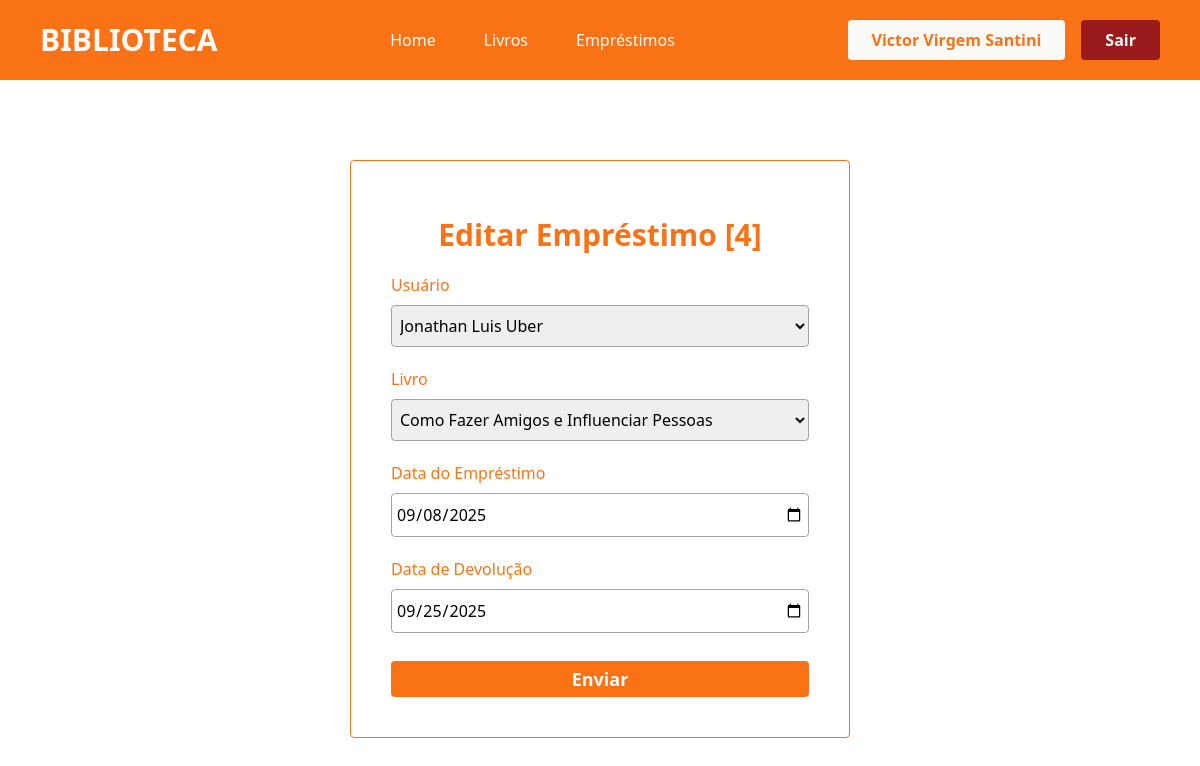
The app's page /emprestimos/editar/4 (signed in), older data.
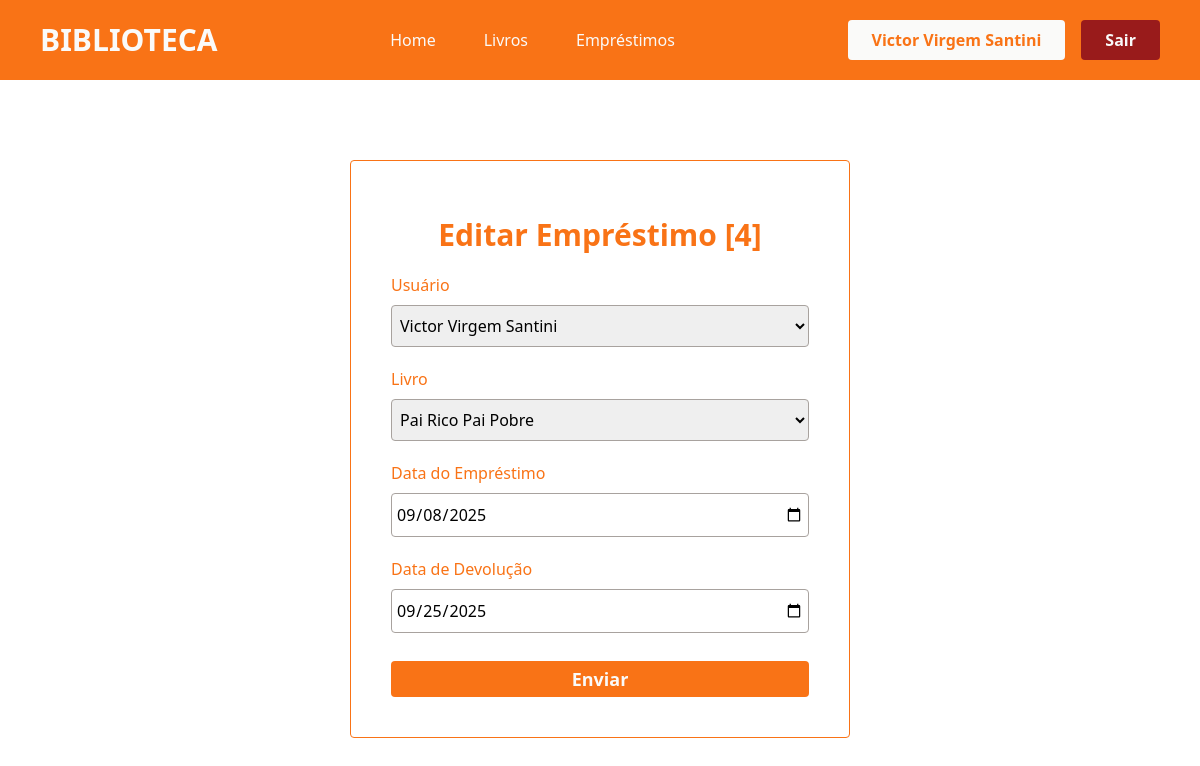
The same page, newer data.
### app/models.py (models this page shows)
class Emprestimo(db.Model):
    id = db.Column(db.Integer, primary_key=True)
    data_emprestimo = db.Column(db.DateTime, default=datetime.now)
    data_devolucao = db.Column(db.DateTime, default=datetime.now)
    user_id = db.Column(db.Integer, db.ForeignKey('user.id', name="fk_emprestimo_user"), nullable=True)
    livro_id = db.Column(db.Integer, db.ForeignKey('livro.id', name="fk_emprestimo_livro"), nullable=True)
    statusEmprestimo = db.Column(db.String(100), nullable=True)

### app/views.py (the view)
@app.route('/emprestimos/editar/<int:id>', methods=['GET', 'POST'])
@login_required
def editar_emprestimo(id):
    emprestimo = Emprestimo.query.get_or_404(id)
    form = EmprestimoForm(obj=emprestimo)
    if form.validate_on_submit():
        form.populate_obj(emprestimo)
        db.session.commit()
        return redirect(url_for('emprestimos'))
    return render_template('editar_emprestimo.html', form=form, emprestimo=emprestimo)

### app/forms.py (shortened to what this page needs)
class EmprestimoForm(FlaskForm):
    data_emprestimo = DateField('Data do Empréstimo', validators=[DataRequired()])
    data_devolucao = DateField('Data de Devolução', validators=[DataRequired()])
    user_id = SelectField('Usuário', coerce=int, validators=[DataRequired()])
    livro_id = SelectField('Livro', coerce=int, validators=[DataRequired()])
    statusEmprestimo = StringField('Status')
    btnSubmit = SubmitField('Enviar')
    def __init__(self, *args, **kwargs):
        super().__init__(*args, **kwargs)
        self.user_id.choices = [(u.id, u.nome) for u in User.query.all()]
        self.livro_id.choices = [(l.id, l.titulo) for l in Livro.query.all()]

### app/models.py (called while the page is built)
@login_manager.user_loader
def load_user(user_id):
    return User.query.get(user_id)

### app/templates/editar_emprestimo.html (shortened to what this page needs)
{% extends "head.html" %}
{% block content %}
<div class="container-login w-100 flex justify-center align-center">
    <section class="forms-login mt-[5rem] border-orange-500 border-[1px] p-10 rounded w-[500px]">
                <h3 class="text-center text-3xl font-bold mt-4 text-orange-500">Editar Empréstimo [{{emprestimo.id}}]</h3>
                <form action="{{ url_for('editar_emprestimo', id=emprestimo.id) }}" method="post" class="flex flex-col">
                    {{form.user_id.label(class="text-orange-500 font-medium mt-5")}}
                    {{form.user_id(class="border-[1px] rounded border-stone-400 mt-2 px-1 py-2 outline-orange-500 outline-2")}}
                    {{form.livro_id.label(class="text-orange-500 font-medium mt-5")}}
                    {{form.livro_id(class="border-[1px] rounded border-stone-400 mt-2 px-1 py-2 outline-orange-500 outline-2")}}
                    {{form.data_emprestimo.label(class="text-orange-500 font-medium mt-5")}}
                    {{form.data_emprestimo(class="border-[1px] rounded border-stone-400 mt-2 px-1 py-2 outline-orange-500 outline-2")}}
                    {{form.data_devolucao.label(class="text-orange-500 font-medium mt-5")}}
                    {{form.data_devolucao(class="border-[1px] rounded border-stone-400 mt-2 px-1 py-2 outline-orange-500 outline-2")}}
                    {{form.btnSubmit(class="bg-orange-500 w-100 text-stone-50 font-semibold text-lg mt-7 rounded py-1 hover:bg-orange-700 cursor-pointer transition-all duration-500")}}
                </form>
    </section>
</div>
{% endblock %}

Row changes from the older to the newer data that the page shows:
changed Emprestimo id 4: user_id "Jonathan Luis Uber" → "Victor Virgem Santini"; livro_id "Como Fazer Amigos e Influenciar Pessoas" → "Pai Rico Pai Pobre"
